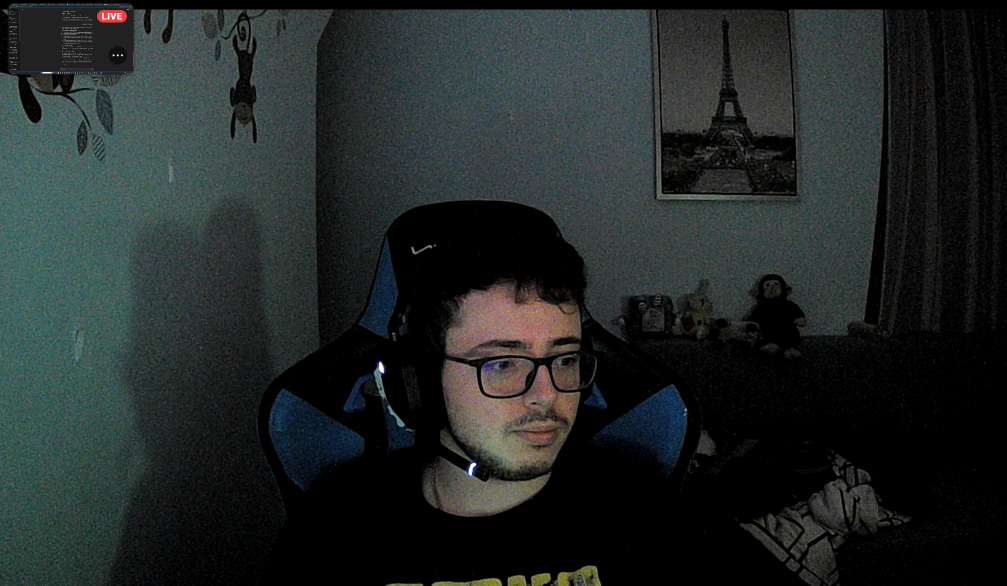
#> input picture lab2/gaussiantest.png, 2014 x 1171 px (shown at 1/2 size)
$ python lab2Script.py
#> lines starting #> are read from the running program, lines starting #| are printed output that depends on the picture; after the words box and inside, x2 and y2 are one past the last pixel; in counts of white or black regions, pixels touching at a corner belong together
import cv2
import numpy as np
import matplotlib.pyplot as plt

def display_images_and_save(titles, images, save_path, figsize=(15, 5)):
    n = len(images)
    plt.figure(figsize=figsize)
    for i in range(n):
        plt.subplot(1, n, i + 1)
        if len(images[i].shape) == 3:
            plt.imshow(cv2.cvtColor(images[i], cv2.COLOR_BGR2RGB))
        else:
            plt.imshow(images[i], cmap='gray')
        plt.title(titles[i])
        plt.axis('off')
    plt.savefig(save_path, bbox_inches='tight', pad_inches=.5)
    plt.show()

# Task 1: Noise Removal
print("Task 1: Starting noise removal")
I_original = cv2.imread('gaussiantest.png', cv2.IMREAD_GRAYSCALE)
#> I_original: shape (1171, 2014); min 0, max 255, mean 38.1
I_original = cv2.resize(I_original, (503, 293))
#> I_original: shape (293, 503)
n = 100
sigma = 100
noisy_images = []
for i in range(n):
    noise = np.random.normal(0, sigma, I_original.shape)
    noisy_img = np.clip(I_original.astype(np.float32) + noise, 0, 255).astype(np.uint8)
    noisy_images.append(noisy_img)
    if i == 0:
        first_noisy_image = noisy_img.copy()
#> after the loop, noisy_images = 100 items

sum_images = np.sum(np.array(noisy_images, dtype=np.float32), axis=0)
I_denoised = np.clip(sum_images / n, 0, 255).astype(np.uint8)

difference = cv2.absdiff(I_original, I_denoised)
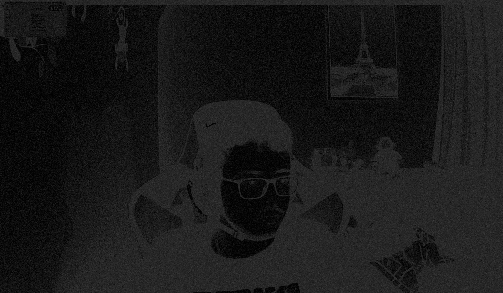
#> difference: shape (293, 503); min 0, max 65, mean 24.8
display_images_and_save(['Original Image', 'One Noisy Image', 'Denoised Image', 'Difference (For my own sanity)'],
                        [I_original, first_noisy_image, I_denoised, difference], 'Task1_Deliverable.png')
#> in display_images_and_save, `n = len(images)`: n = 4

print("Task 1: Noise removal complete")

# Task 2: Wafer Defect Detection
print("Task 2: Starting wafer defect detection")
I_template = cv2.imread('Wafer_Template.png', cv2.IMREAD_GRAYSCALE)
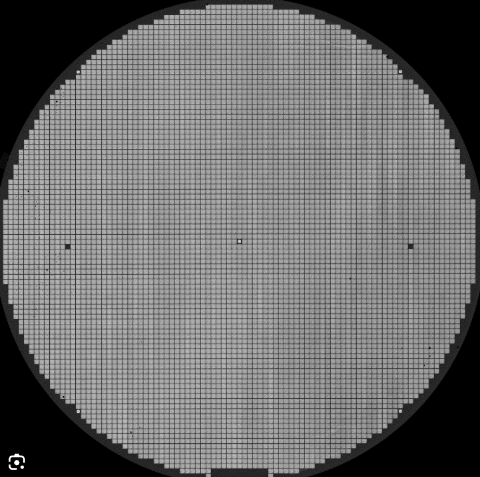
#> input picture lab2/Wafer_Template.png, 480 x 477 px
#> I_template is the input picture: shape (477, 480); min 0, max 255, mean 108.3
I_defective = cv2.imread('Wafer_Noise_Defect_2.png', cv2.IMREAD_GRAYSCALE)
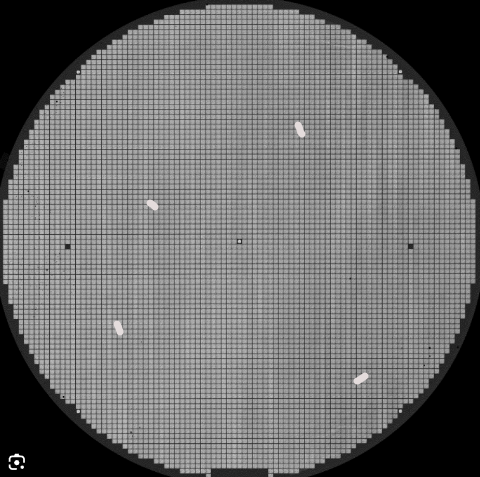
#> input picture lab2/Wafer_Noise_Defect_2.png, 480 x 477 px
#> I_defective: shape (477, 480); min 0, max 255, mean 108.5

I_defects = cv2.subtract(I_defective, I_template)
_, I_defects_thresh = cv2.threshold(I_defects, 30, 255, cv2.THRESH_BINARY)
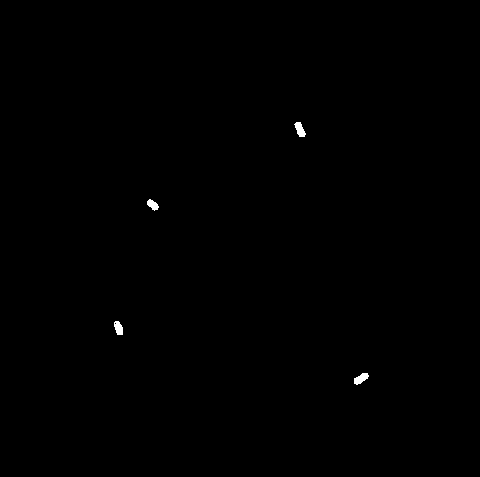
#> I_defects_thresh: shape (477, 480); 0.17% white; 4 white regions, box (x1, y1, x2, y2) and area: (294, 122, 306, 137) 108, (354, 373, 369, 385) 108, (114, 321, 123, 335) 95, (147, 199, 159, 211) 85

display_images_and_save(['Template Wafer', 'Defective Wafer', 'Detected Defects'],
                        [I_template, I_defective, I_defects_thresh], 'Task2_Deliverable.png')
print("Task 2: Defect detection complete")

# Task 3: Logarithmic Image Processing
print("Task 3: Starting logarithmic image processing")
M = 255
resized_noisy_images = [cv2.resize(img, (438, 129)) for img in noisy_images]
#> resized_noisy_images = 100 items

g1 = resized_noisy_images[0].astype(np.float32)
g2 = resized_noisy_images[1].astype(np.float32)
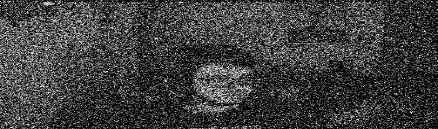
#> g2: shape (129, 438) float32; min 0, max 255, mean 62.7

log_addition = g1 + g2 - (g1 * g2) / M
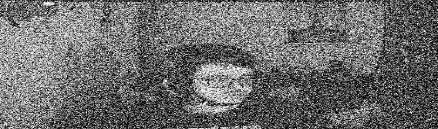
#> log_addition: shape (129, 438) float32; min 0, max 255, mean 108.3
log_addition_clipped = np.clip(log_addition, 0, 255).astype(np.uint8)

I_denoised_task1_resized = cv2.resize(I_denoised, (438, 129))
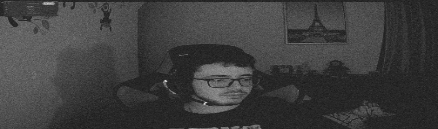
#> I_denoised_task1_resized: shape (129, 438); min 22, max 212, mean 62.2

display_images_and_save(['Logarithmic Addition', 'Denoised Image from Task 1'],
                        [log_addition_clipped, I_denoised_task1_resized], 'Task3_Deliverable.png')

print("Task 3: Logarithmic processing complete")

# Task 4: Generate Mixed Image
print("Task 4: Starting output image generation")
image_paths = ['I1.png', 'I2.png', 'I3.png', 'I4.jpg']
I1, I2, I3, I4 = [cv2.imread(path, cv2.IMREAD_GRAYSCALE) for path in image_paths]

#> (the run stopped early here; a loop or call above may not have finished)
